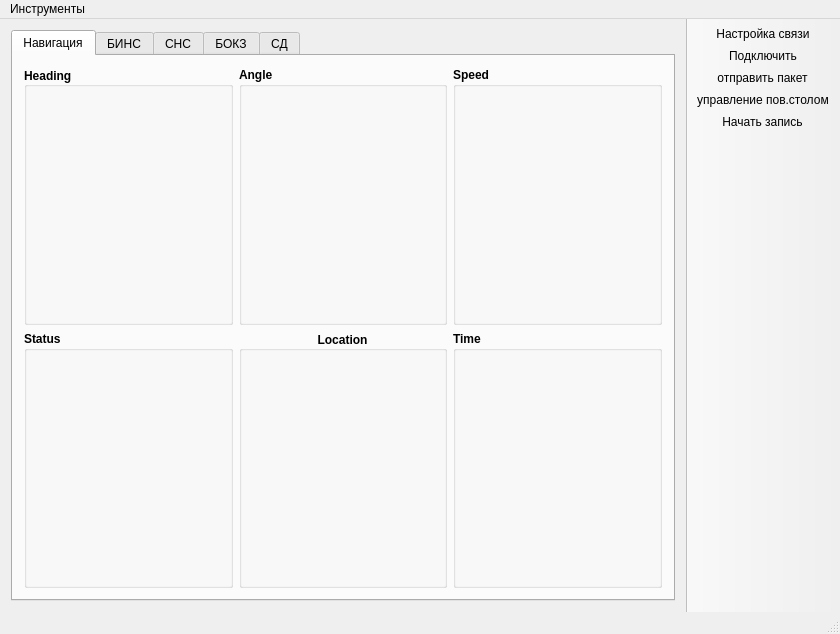
<?xml version="1.0" encoding="UTF-8"?>
<ui version="4.0">
 <class>MainWindow</class>
 <widget class="QMainWindow" name="MainWindow">
  <property name="geometry">
   <rect>
    <x>0</x>
    <y>0</y>
    <width>840</width>
    <height>634</height>
   </rect>
  </property>
  <property name="font">
   <font>
    <weight>50</weight>
    <bold>false</bold>
   </font>
  </property>
  <property name="windowTitle">
   <string>Navigation</string>
  </property>
  <property name="documentMode">
   <bool>true</bool>
  </property>
  <property name="tabShape">
   <enum>QTabWidget::Rounded</enum>
  </property>
  <property name="dockOptions">
   <set>QMainWindow::AllowTabbedDocks|QMainWindow::AnimatedDocks|QMainWindow::VerticalTabs</set>
  </property>
  <property name="unifiedTitleAndToolBarOnMac">
   <bool>true</bool>
  </property>
  <widget class="QWidget" name="centralWidget">
   <layout class="QGridLayout" name="gridLayout_4">
    <item row="0" column="0">
     <widget class="QTabWidget" name="tabWidget">
      <property name="tabPosition">
       <enum>QTabWidget::North</enum>
      </property>
      <property name="tabShape">
       <enum>QTabWidget::Rounded</enum>
      </property>
      <property name="currentIndex">
       <number>0</number>
      </property>
      <property name="tabsClosable">
       <bool>false</bool>
      </property>
      <property name="movable">
       <bool>false</bool>
      </property>
      <property name="tabBarAutoHide">
       <bool>false</bool>
      </property>
      <widget class="QWidget" name="tab_5">
       <attribute name="title">
        <string>Навигация</string>
       </attribute>
       <layout class="QVBoxLayout" name="verticalLayout">
        <item>
         <layout class="QGridLayout" name="gridLayout_15"/>
        </item>
        <item>
         <layout class="QGridLayout" name="gridLayout_3">
          <item row="0" column="0">
           <widget class="QGroupBox" name="groupBox_4">
            <property name="font">
             <font>
              <weight>75</weight>
              <bold>true</bold>
             </font>
            </property>
            <property name="inputMethodHints">
             <set>Qt::ImhUrlCharactersOnly</set>
            </property>
            <property name="title">
             <string>Heading</string>
            </property>
            <property name="alignment">
             <set>Qt::AlignLeading|Qt::AlignLeft|Qt::AlignVCenter</set>
            </property>
            <layout class="QGridLayout" name="gridLayout_12">
             <property name="leftMargin">
              <number>9</number>
             </property>
             <item row="0" column="1">
              <layout class="QFormLayout" name="formLayoutHeading">
               <property name="labelAlignment">
                <set>Qt::AlignHCenter|Qt::AlignTop</set>
               </property>
               <property name="formAlignment">
                <set>Qt::AlignHCenter|Qt::AlignTop</set>
               </property>
              </layout>
             </item>
            </layout>
           </widget>
          </item>
          <item row="1" column="0">
           <widget class="QGroupBox" name="groupBox_3">
            <property name="font">
             <font>
              <weight>75</weight>
              <bold>true</bold>
             </font>
            </property>
            <property name="title">
             <string>Status</string>
            </property>
            <layout class="QGridLayout" name="gridLayout_11">
             <item row="0" column="1">
              <layout class="QFormLayout" name="formLayoutCorr"/>
             </item>
             <item row="0" column="0">
              <layout class="QFormLayout" name="formLayoutStatus"/>
             </item>
             <item row="1" column="0" colspan="2">
              <layout class="QFormLayout" name="formLayoutMode"/>
             </item>
            </layout>
           </widget>
          </item>
          <item row="0" column="2">
           <widget class="QGroupBox" name="groupBox_6">
            <property name="font">
             <font>
              <weight>75</weight>
              <bold>true</bold>
             </font>
            </property>
            <property name="title">
             <string>Speed</string>
            </property>
            <layout class="QGridLayout" name="gridLayout_14">
             <item row="0" column="0">
              <layout class="QFormLayout" name="formLayoutSpeed">
               <property name="labelAlignment">
                <set>Qt::AlignHCenter|Qt::AlignTop</set>
               </property>
               <property name="formAlignment">
                <set>Qt::AlignHCenter|Qt::AlignTop</set>
               </property>
              </layout>
             </item>
            </layout>
           </widget>
          </item>
          <item row="0" column="1">
           <widget class="QGroupBox" name="groupBox_5">
            <property name="font">
             <font>
              <weight>75</weight>
              <bold>true</bold>
             </font>
            </property>
            <property name="mouseTracking">
             <bool>false</bool>
            </property>
            <property name="title">
             <string>Angle</string>
            </property>
            <layout class="QGridLayout" name="gridLayout_13">
             <item row="0" column="0">
              <layout class="QFormLayout" name="formLayoutRollPitch">
               <property name="sizeConstraint">
                <enum>QLayout::SetDefaultConstraint</enum>
               </property>
               <property name="rowWrapPolicy">
                <enum>QFormLayout::DontWrapRows</enum>
               </property>
               <property name="labelAlignment">
                <set>Qt::AlignHCenter|Qt::AlignTop</set>
               </property>
               <property name="formAlignment">
                <set>Qt::AlignHCenter|Qt::AlignTop</set>
               </property>
              </layout>
             </item>
            </layout>
           </widget>
          </item>
          <item row="1" column="1">
           <widget class="QGroupBox" name="groupBox">
            <property name="font">
             <font>
              <weight>75</weight>
              <bold>true</bold>
             </font>
            </property>
            <property name="title">
             <string>Location</string>
            </property>
            <property name="alignment">
             <set>Qt::AlignCenter</set>
            </property>
            <property name="flat">
             <bool>false</bool>
            </property>
            <layout class="QGridLayout" name="gridLayout_8">
             <item row="0" column="2">
              <layout class="QFormLayout" name="formLayoutSnsLocation"/>
             </item>
             <item row="0" column="1">
              <layout class="QFormLayout" name="formLayoutLocation"/>
             </item>
            </layout>
           </widget>
          </item>
          <item row="1" column="2">
           <widget class="QGroupBox" name="groupBox_2">
            <property name="font">
             <font>
              <weight>75</weight>
              <bold>true</bold>
             </font>
            </property>
            <property name="title">
             <string>Time</string>
            </property>
            <layout class="QGridLayout" name="gridLayout_9">
             <item row="0" column="0">
              <layout class="QFormLayout" name="formLayoutTime"/>
             </item>
            </layout>
           </widget>
          </item>
         </layout>
        </item>
       </layout>
      </widget>
      <widget class="QWidget" name="tab">
       <attribute name="title">
        <string>БИНС</string>
       </attribute>
       <layout class="QGridLayout" name="gridLayout_7">
        <item row="0" column="0">
         <widget class="QTableWidget" name="tableWidgetBins">
          <property name="font">
           <font>
            <family>Segoe UI</family>
            <pointsize>7</pointsize>
            <weight>50</weight>
            <bold>false</bold>
           </font>
          </property>
          <attribute name="horizontalHeaderStretchLastSection">
           <bool>true</bool>
          </attribute>
          <row>
           <property name="text">
            <string>счетчик</string>
           </property>
          </row>
          <row>
           <property name="text">
            <string>режим</string>
           </property>
          </row>
          <row>
           <property name="text">
            <string>сист.время</string>
           </property>
          </row>
          <row>
           <property name="text">
            <string>Tunix</string>
           </property>
          </row>
          <row>
           <property name="text">
            <string>время дня</string>
           </property>
          </row>
          <row>
           <property name="text">
            <string>день</string>
           </property>
          </row>
          <row>
           <property name="text">
            <string>месяц</string>
           </property>
          </row>
          <row>
           <property name="text">
            <string>год</string>
           </property>
          </row>
          <row>
           <property name="text">
            <string>dUT</string>
           </property>
          </row>
          <row>
           <property name="text">
            <string>широта</string>
           </property>
          </row>
          <row>
           <property name="text">
            <string>долгота</string>
           </property>
          </row>
          <row>
           <property name="text">
            <string>высота</string>
           </property>
          </row>
          <row>
           <property name="text">
            <string>вост.скор.</string>
           </property>
          </row>
          <row>
           <property name="text">
            <string>сев.скор.</string>
           </property>
          </row>
          <row>
           <property name="text">
            <string>верт.скор.</string>
           </property>
          </row>
          <row>
           <property name="text">
            <string>ист.курс</string>
           </property>
          </row>
          <row>
           <property name="text">
            <string>крен</string>
           </property>
          </row>
          <row>
           <property name="text">
            <string>тангаж</string>
           </property>
          </row>
          <row>
           <property name="text">
            <string>dVx</string>
           </property>
          </row>
          <row>
           <property name="text">
            <string>dVy</string>
           </property>
          </row>
          <row>
           <property name="text">
            <string>dVz</string>
           </property>
          </row>
          <row>
           <property name="text">
            <string>dWx</string>
           </property>
          </row>
          <row>
           <property name="text">
            <string>dWy</string>
           </property>
          </row>
          <row>
           <property name="text">
            <string>dWz</string>
           </property>
          </row>
          <column>
           <property name="text">
            <string>Значение</string>
           </property>
          </column>
         </widget>
        </item>
       </layout>
      </widget>
      <widget class="QWidget" name="tab_2">
       <attribute name="title">
        <string>СНС</string>
       </attribute>
       <layout class="QGridLayout" name="gridLayout_6">
        <item row="0" column="0">
         <widget class="QTableWidget" name="tableWidgetSNS">
          <property name="font">
           <font>
            <pointsize>7</pointsize>
            <weight>50</weight>
            <bold>false</bold>
           </font>
          </property>
          <property name="frameShape">
           <enum>QFrame::StyledPanel</enum>
          </property>
          <property name="frameShadow">
           <enum>QFrame::Sunken</enum>
          </property>
          <attribute name="horizontalHeaderStretchLastSection">
           <bool>true</bool>
          </attribute>
          <attribute name="verticalHeaderStretchLastSection">
           <bool>false</bool>
          </attribute>
          <row>
           <property name="text">
            <string>статус</string>
           </property>
          </row>
          <row>
           <property name="text">
            <string>широта</string>
           </property>
          </row>
          <row>
           <property name="text">
            <string>долгота</string>
           </property>
          </row>
          <row>
           <property name="text">
            <string>высота</string>
           </property>
          </row>
          <row>
           <property name="text">
            <string>вост.скор.</string>
           </property>
          </row>
          <row>
           <property name="text">
            <string>сев.скор.</string>
           </property>
          </row>
          <row>
           <property name="text">
            <string>верт.скор.</string>
           </property>
          </row>
          <row>
           <property name="text">
            <string>Tgps</string>
           </property>
          </row>
          <row>
           <property name="text">
            <string>номер недели</string>
           </property>
          </row>
          <row>
           <property name="text">
            <string>СКО</string>
           </property>
          </row>
          <row>
           <property name="text">
            <string>GPS спутники</string>
           </property>
          </row>
          <row>
           <property name="text">
            <string>VDOP</string>
           </property>
          </row>
          <column>
           <property name="text">
            <string>Значение</string>
           </property>
           <property name="font">
            <font>
             <pointsize>8</pointsize>
            </font>
           </property>
          </column>
         </widget>
        </item>
       </layout>
      </widget>
      <widget class="QWidget" name="tab_3">
       <attribute name="title">
        <string>БОКЗ</string>
       </attribute>
       <layout class="QGridLayout" name="gridLayout_2">
        <item row="0" column="0">
         <widget class="QTableWidget" name="tableWidgetBOKZ">
          <property name="font">
           <font>
            <pointsize>7</pointsize>
            <weight>50</weight>
            <bold>false</bold>
           </font>
          </property>
          <attribute name="horizontalHeaderStretchLastSection">
           <bool>true</bool>
          </attribute>
          <row>
           <property name="text">
            <string>статус</string>
           </property>
          </row>
          <row>
           <property name="text">
            <string>время измерения</string>
           </property>
          </row>
          <row>
           <property name="text">
            <string>М[0][0]</string>
           </property>
          </row>
          <row>
           <property name="text">
            <string>M[0][1]</string>
           </property>
          </row>
          <row>
           <property name="text">
            <string>M[0][2]</string>
           </property>
          </row>
          <row>
           <property name="text">
            <string>M[1][0]</string>
           </property>
          </row>
          <row>
           <property name="text">
            <string>M[1][1]</string>
           </property>
          </row>
          <row>
           <property name="text">
            <string>M[1][2]</string>
           </property>
          </row>
          <row>
           <property name="text">
            <string>M[2][0]</string>
           </property>
          </row>
          <row>
           <property name="text">
            <string>M[2][1]</string>
           </property>
          </row>
          <row>
           <property name="text">
            <string>M[2][2]</string>
           </property>
          </row>
          <row>
           <property name="text">
            <string>DE[0]</string>
           </property>
          </row>
          <row>
           <property name="text">
            <string>DE[1]</string>
           </property>
          </row>
          <row>
           <property name="text">
            <string>корр.1рода</string>
           </property>
          </row>
          <row>
           <property name="text">
            <string>корр.2рода</string>
           </property>
          </row>
          <row>
           <property name="text">
            <string>корр.3рода</string>
           </property>
          </row>
          <column>
           <property name="text">
            <string>Значение</string>
           </property>
          </column>
         </widget>
        </item>
       </layout>
      </widget>
      <widget class="QWidget" name="tab_4">
       <attribute name="title">
        <string>СД</string>
       </attribute>
       <layout class="QGridLayout" name="gridLayout">
        <item row="0" column="0">
         <widget class="QTableWidget" name="tableWidgetSD">
          <property name="font">
           <font>
            <pointsize>7</pointsize>
            <weight>50</weight>
            <bold>false</bold>
           </font>
          </property>
          <attribute name="horizontalHeaderStretchLastSection">
           <bool>true</bool>
          </attribute>
          <row>
           <property name="text">
            <string>статус</string>
           </property>
          </row>
          <row>
           <property name="text">
            <string>время измерения</string>
           </property>
          </row>
          <row>
           <property name="text">
            <string>L</string>
           </property>
          </row>
          <row>
           <property name="text">
            <string>M</string>
           </property>
          </row>
          <row>
           <property name="text">
            <string>N</string>
           </property>
          </row>
          <row>
           <property name="text">
            <string>DE</string>
           </property>
          </row>
          <row>
           <property name="text">
            <string>корр.по СД</string>
           </property>
          </row>
          <column>
           <property name="text">
            <string>Значение</string>
           </property>
          </column>
         </widget>
        </item>
       </layout>
      </widget>
     </widget>
    </item>
   </layout>
  </widget>
  <widget class="QMenuBar" name="menuBar">
   <property name="geometry">
    <rect>
     <x>0</x>
     <y>0</y>
     <width>840</width>
     <height>21</height>
    </rect>
   </property>
   <widget class="QMenu" name="menu">
    <property name="title">
     <string>Инструменты</string>
    </property>
    <addaction name="actionSettingsPort"/>
    <addaction name="actionConnect"/>
    <addaction name="separator"/>
    <addaction name="actionOutpack"/>
    <addaction name="actionREC"/>
    <addaction name="actionControlTable"/>
   </widget>
   <addaction name="menu"/>
  </widget>
  <widget class="QToolBar" name="mainToolBar">
   <property name="enabled">
    <bool>true</bool>
   </property>
   <property name="sizePolicy">
    <sizepolicy hsizetype="Fixed" vsizetype="Preferred">
     <horstretch>0</horstretch>
     <verstretch>0</verstretch>
    </sizepolicy>
   </property>
   <property name="layoutDirection">
    <enum>Qt::RightToLeft</enum>
   </property>
   <property name="autoFillBackground">
    <bool>false</bool>
   </property>
   <property name="movable">
    <bool>false</bool>
   </property>
   <property name="toolButtonStyle">
    <enum>Qt::ToolButtonFollowStyle</enum>
   </property>
   <attribute name="toolBarArea">
    <enum>RightToolBarArea</enum>
   </attribute>
   <attribute name="toolBarBreak">
    <bool>false</bool>
   </attribute>
   <addaction name="actionSettingsPort"/>
   <addaction name="actionConnect"/>
   <addaction name="actionOutpack"/>
   <addaction name="actionControlTable"/>
   <addaction name="actionREC"/>
  </widget>
  <widget class="QStatusBar" name="statusBar"/>
  <action name="actionSettingsPort">
   <property name="icon">
    <iconset resource="resource.qrc">
     <normaloff>:/icons/icons/settings2.png</normaloff>:/icons/icons/settings2.png</iconset>
   </property>
   <property name="text">
    <string>Настройка связи</string>
   </property>
  </action>
  <action name="actionConnect">
   <property name="icon">
    <iconset resource="resource.qrc">
     <normaloff>:/icons/icons/disconnect.png</normaloff>:/icons/icons/disconnect.png</iconset>
   </property>
   <property name="text">
    <string>Подключить</string>
   </property>
  </action>
  <action name="actionREC">
   <property name="checkable">
    <bool>true</bool>
   </property>
   <property name="icon">
    <iconset resource="resource.qrc">
     <normaloff>:/icons/icons/rec_gray.png</normaloff>
     <normalon>:/icons/icons/rec_gray.png</normalon>:/icons/icons/rec_gray.png</iconset>
   </property>
   <property name="text">
    <string>Начать запись</string>
   </property>
   <property name="menuRole">
    <enum>QAction::ApplicationSpecificRole</enum>
   </property>
  </action>
  <action name="actionOutpack">
   <property name="icon">
    <iconset resource="resource.qrc">
     <normaloff>:/icons/icons/send.png</normaloff>:/icons/icons/send.png</iconset>
   </property>
   <property name="text">
    <string>отправить пакет</string>
   </property>
  </action>
  <action name="actionControlTable">
   <property name="icon">
    <iconset resource="resource.qrc">
     <normaloff>:/icons/icons/gyroscope.png</normaloff>:/icons/icons/gyroscope.png</iconset>
   </property>
   <property name="text">
    <string>управление пов.столом</string>
   </property>
  </action>
 </widget>
 <layoutdefault spacing="6" margin="11"/>
 <resources>
  <include location="resource.qrc"/>
 </resources>
 <connections/>
</ui>
